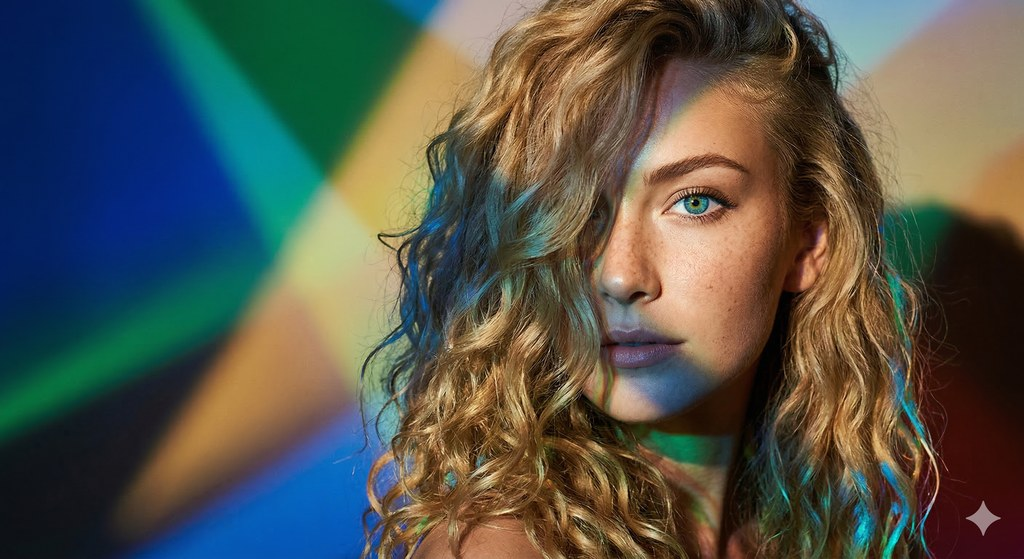
#> input picture assets/ava_reference/Portrait_1.jpg, 1024 x 559 px; its folder holds only this picture in this run
$ python -i agent_ava_photo.py   (imports and definitions only)
#> lines starting #> are read from the running program, lines starting #| are printed output that depends on the picture
"""
agents/agent_ava_photo.py — Photos du personnage Ava, générées par Gemini.

Ava est un personnage de fiction. La cohérence du visage et de la silhouette
d'une photo à l'autre vient des portraits de référence : on envoie 2 images de
Photos/Portraits/ au modèle avec la description de la nouvelle scène, plutôt
que de repartir d'un prompt nu à chaque fois.

Trois types de scènes :
    outfit  — essayage / tenue du jour, une marque mise en avant
    place   — café, bar ou restaurant d'une ville du circuit
    travel  — carnet de voyage

Sortie : JPEG 1080×1350 (4:5, le format qui occupe le plus de hauteur dans le
feed Instagram).

⚠️ Toute publication issue d'ici doit porter config.AI_DISCLOSURE.
"""
import io
import os
import random
import time

from PIL import Image

from config import AVA_REF_DIRS, GEMINI_API_KEY, GEMINI_IMAGE_MODEL, TEMP_DIR

OUT_W, OUT_H = 1080, 1350

# ── Constantes de personnage ──────────────────────────────────────────────────
# Reprises de la fiche d'Ava (agent_article_gen) pour que l'image et la plume
# décrivent la même personne.
AVA_IDENTITY = (
    "Ava, a 25-year-old woman with long wavy chestnut-brown hair, fair skin, "
    "slim build, natural makeup, understated elegance"
)

FRAMINGS = [
    "candid shot from behind, she is looking away",
    "three-quarter view, she is not looking at the camera",
    "wide editorial shot, she occupies a third of the frame",
    "over-the-shoulder shot, face partly hidden",
    "seated, seen from across the table",
]

LIGHTING = [
    "soft morning window light", "golden hour backlight", "grey overcast daylight",
    "warm interior lamplight", "blue hour street light",
]

FILM_LOOK = (
    "shot on 35mm film, shallow depth of field, natural grain, muted warm palette, "
    "editorial lifestyle photography, no text, no watermark, no logo overlay, "
    "photorealistic, vertical 4:5 framing"
)


# [108 lines left out: functions generate, prompt_outfit, prompt_place, prompt_travel, _reference_images, _call_gemini, not called in this run]


def to_portrait_file(path: str) -> str:
    """
    Normalise une photo locale en 1080×1350 et retourne le nouveau chemin.

    Instagram refuse les images plus hautes que 4:5 : les photos de la
    photothèque doivent passer par ici avant d'être envoyées.
    """
    os.makedirs(TEMP_DIR, exist_ok=True)
    with open(path, "rb") as f:
        img = _to_portrait(f.read())
    dest = os.path.join(TEMP_DIR, f"photo_{int(time.time())}.jpg")
    img.save(dest, "JPEG", quality=92)
    return dest


def _to_portrait(raw: bytes) -> Image.Image:
    """Recadre au centre en 4:5 et met à l'échelle 1080×1350."""
    img = Image.open(io.BytesIO(raw)).convert("RGB")
#> img is the input picture: PIL image 1024x559 RGB; mean R, G, B 82.8, 85, 75.9
    target = OUT_W / OUT_H
    w, h = img.size
#> w = 1024; h = 559
    if w / h > target:                       # trop large → rogne les côtés
        new_w = int(h * target)
#> new_w = 447
        img = img.crop(((w - new_w) // 2, 0, (w - new_w) // 2 + new_w, h))
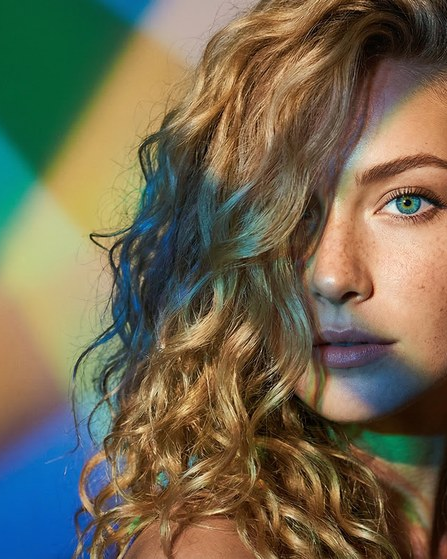
#> img: PIL image 447x559 RGB; mean R, G, B 112.4, 104, 80.9
    else:                                    # trop haute → rogne haut et bas
        new_h = int(w / target)
        img = img.crop((0, (h - new_h) // 2, w, (h - new_h) // 2 + new_h))
    return img.resize((OUT_W, OUT_H), Image.LANCZOS)


# [6 lines not run here, left out]

>>> result = to_portrait_file('../assets/ava_reference/Portrait_1.jpg')

$ run again, on assets/ava_reference/Portrait_2.jpg
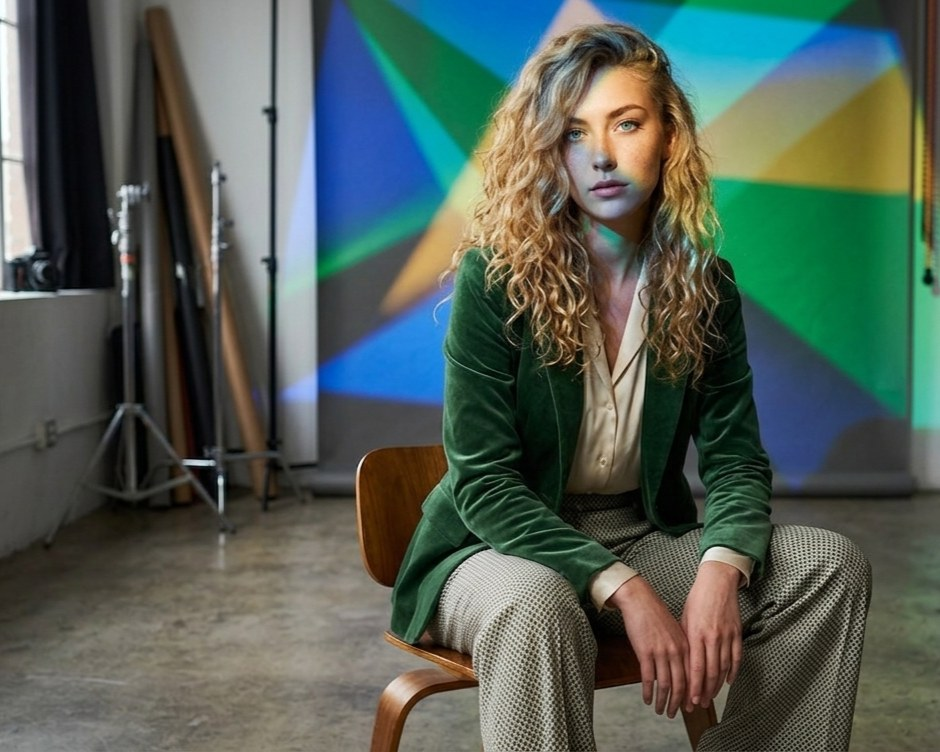
#> input picture assets/ava_reference/Portrait_2.jpg, 940 x 752 px
#> in _to_portrait, img is the input picture: PIL image 940x752 RGB; mean R, G, B 81.7, 94.8, 86.1
#> in _to_portrait, `img = img.crop(((w - new_w) // 2, 0, (w - new_w) // 2 + new_w, h))`:
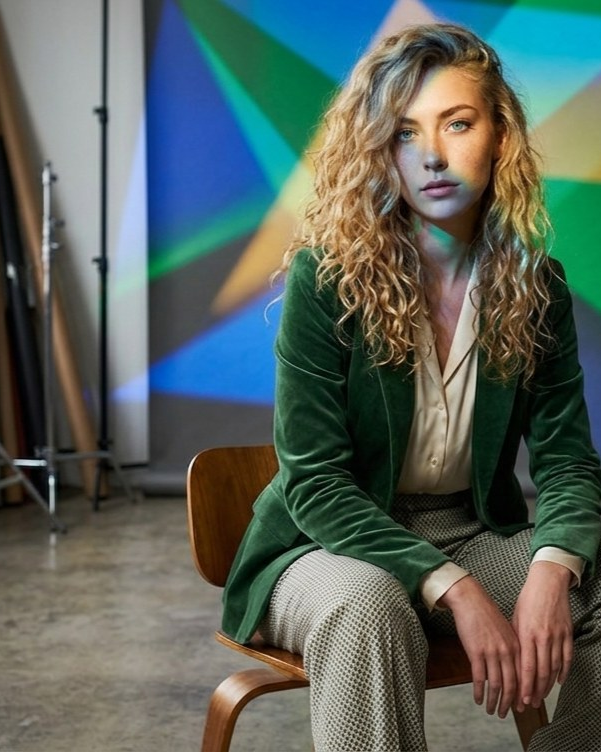
#> img: PIL image 601x752 RGB; mean R, G, B 88.1, 99.7, 93

$ run again, on assets/ava_reference/Portrait_3.jpg
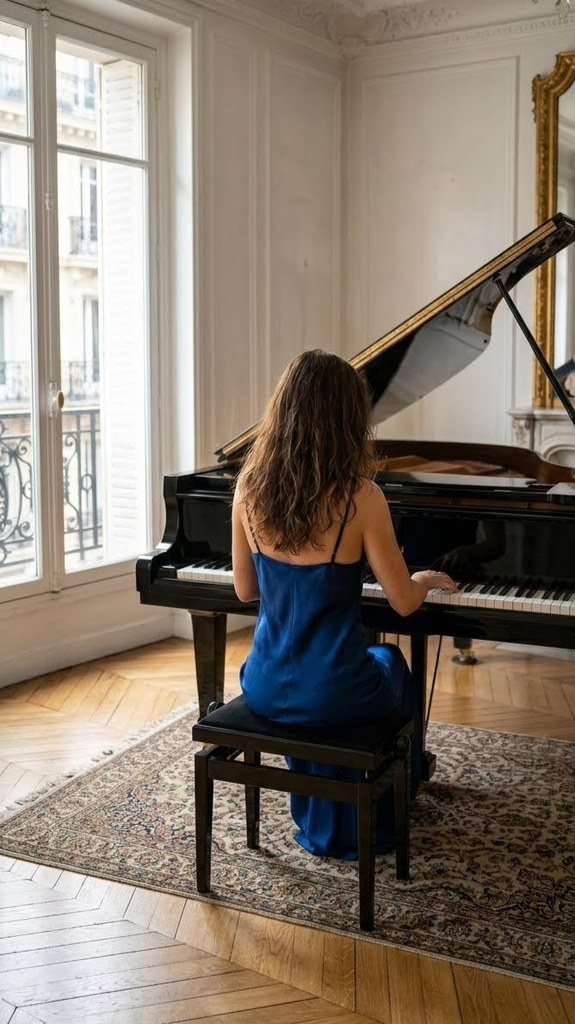
#> input picture assets/ava_reference/Portrait_3.jpg, 575 x 1024 px
#> in _to_portrait, img is the input picture: PIL image 575x1024 RGB; mean R, G, B 134.3, 122.9, 109.9
#> in _to_portrait, `img = img.crop((0, (h - new_h) // 2, w, (h - new_h) // 2 + new_h))`:
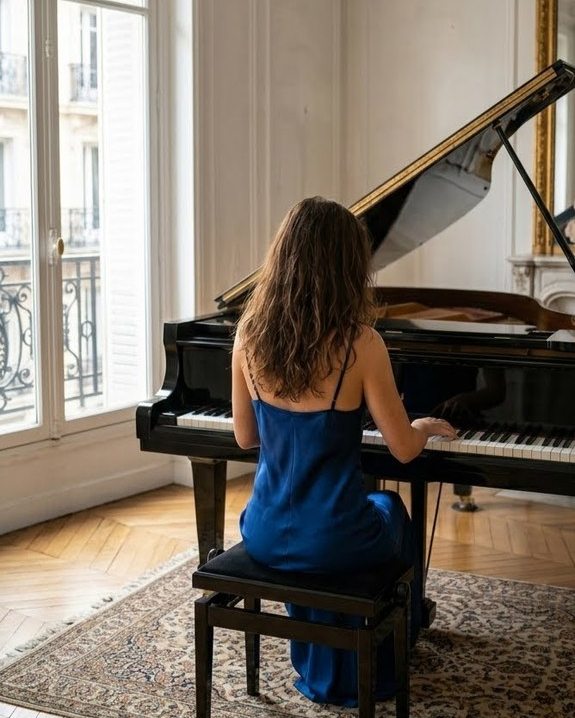
#> img: PIL image 575x718 RGB; mean R, G, B 127.7, 117.7, 106.6

$ run again, on assets/ava_reference/Portrait_4.jpg
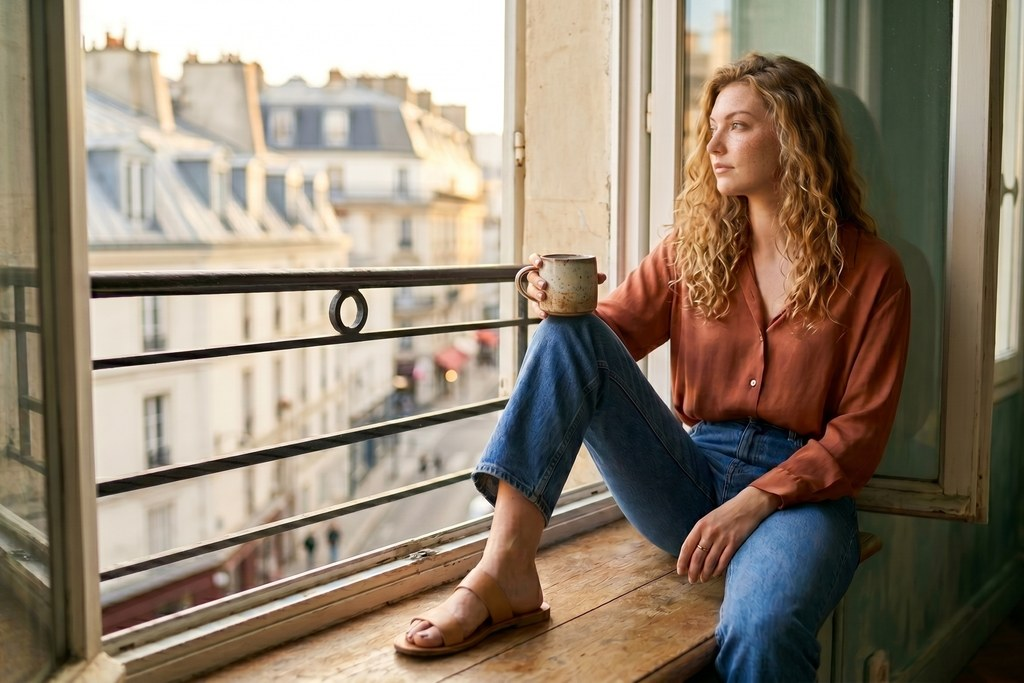
#> input picture assets/ava_reference/Portrait_4.jpg, 1024 x 683 px
#> in _to_portrait, img is the input picture: PIL image 1024x683 RGB; mean R, G, B 142.6, 128.1, 111
#> in _to_portrait, `img = img.crop(((w - new_w) // 2, 0, (w - new_w) // 2 + new_w, h))`:
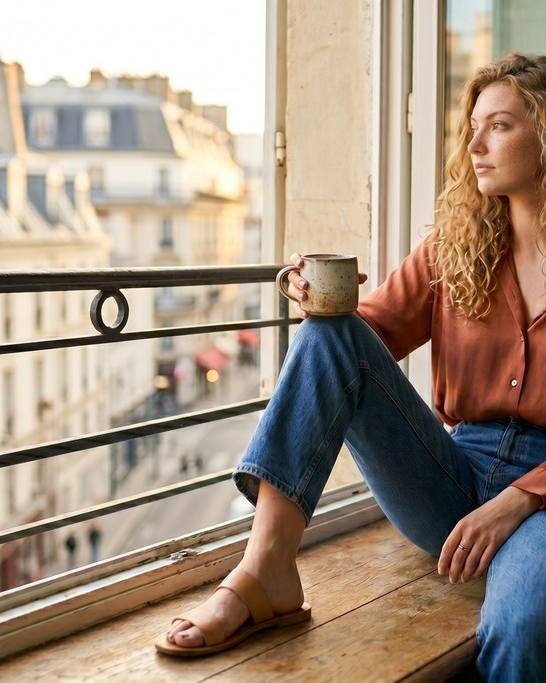
#> img: PIL image 546x683 RGB; mean R, G, B 164.3, 146, 129.6
